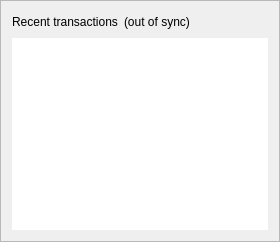
        <widget class="QFrame" name="frame_2">
         <property name="frameShape">
          <enum>QFrame::StyledPanel</enum>
         </property>
         <property name="frameShadow">
          <enum>QFrame::Raised</enum>
         </property>
         <layout class="QVBoxLayout" name="verticalLayout">
          <item>
           <layout class="QHBoxLayout" name="horizontalLayout_2">
            <item>
             <widget class="QLabel" name="label_4">
              <property name="text">
               <string>Recent transactions</string>
              </property>
             </widget>
            </item>
            <item>
             <widget class="QLabel" name="labelTransactionsStatus">
              <property name="toolTip">
               <string>The displayed information may be out of date. Your wallet automatically synchronizes with the Ion network after a connection is established, but this process has not completed yet.</string>
              </property>
              <property name="text">
               <string notr="true">(out of sync)</string>
              </property>
              <property name="alignment">
               <set>Qt::AlignLeading|Qt::AlignLeft|Qt::AlignVCenter</set>
              </property>
             </widget>
            </item>
            <item>
             <spacer name="horizontalSpacer">
              <property name="orientation">
               <enum>Qt::Horizontal</enum>
              </property>
              <property name="sizeHint" stdset="0">
               <size>
                <width>40</width>
                <height>20</height>
               </size>
              </property>
             </spacer>
            </item>
           </layout>
          </item>
          <item>
           <widget class="QListView" name="listTransactions">
            <property name="frameShape">
             <enum>QFrame::NoFrame</enum>
            </property>
            <property name="verticalScrollBarPolicy">
             <enum>Qt::ScrollBarAlwaysOff</enum>
            </property>
            <property name="horizontalScrollBarPolicy">
             <enum>Qt::ScrollBarAlwaysOff</enum>
            </property>
            <property name="selectionMode">
             <enum>QAbstractItemView::NoSelection</enum>
            </property>
           </widget>
          </item>
         </layout>
        </widget>
